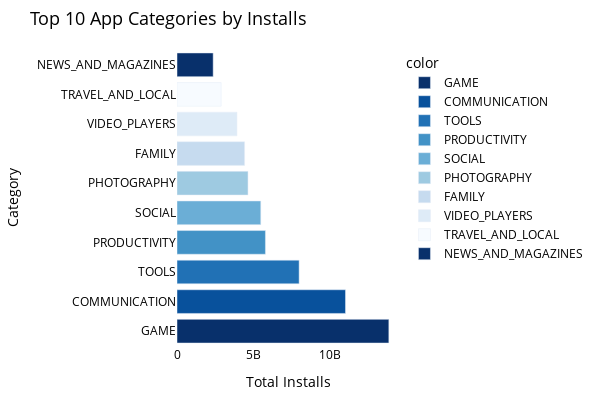

Notebook code cell kept with this figure:
### Code cell
fig.update_layout(
    plot_bgcolor='white',
    paper_bgcolor='white',
    font_color='black',
    title_font={'size':18},
    margin=dict(l=100, r=20, t=50, b=20)
)

### Figure 1 — Plotly figure (JSON) as saved in the notebook; plotly's stock layout.template omitted (floating-point values rounded to 4 significant figures)
{"data": [{"hovertemplate": "color=GAME<br>Total Installs=%{x}<br>Category=%{y}<extra></extra>", "legendgroup": "GAME", "marker": {"color": "rgb(8,48,107)", "pattern": {"shape": ""}}, "name": "GAME", "orientation": "h", "showlegend": true, "textposition": "auto", "type": "bar", "x": [13878762717], "xaxis": "x", "y": ["GAME"], "yaxis": "y"}, {"hovertemplate": "color=COMMUNICATION<br>Total Installs=%{x}<br>Category=%{y}<extra></extra>", "legendgroup": "COMMUNICATION", "marker": {"color": "rgb(8,81,156)", "pattern": {"shape": ""}}, "name": "COMMUNICATION", "orientation": "h", "showlegend": true, "textposition": "auto", "type": "bar", "x": [11038241530], "xaxis": "x", "y": ["COMMUNICATION"], "yaxis": "y"}, {"hovertemplate": "color=TOOLS<br>Total Installs=%{x}<br>Category=%{y}<extra></extra>", "legendgroup": "TOOLS", "marker": {"color": "rgb(33,113,181)", "pattern": {"shape": ""}}, "name": "TOOLS", "orientation": "h", "showlegend": true, "textposition": "auto", "type": "bar", "x": [7999724500], "xaxis": "x", "y": ["TOOLS"], "yaxis": "y"}, {"hovertemplate": "color=PRODUCTIVITY<br>Total Installs=%{x}<br>Category=%{y}<extra></extra>", "legendgroup": "PRODUCTIVITY", "marker": {"color": "rgb(66,146,198)", "pattern": {"shape": ""}}, "name": "PRODUCTIVITY", "orientation": "h", "showlegend": true, "textposition": "auto", "type": "bar", "x": [5793070180], "xaxis": "x", "y": ["PRODUCTIVITY"], "yaxis": "y"}, {"hovertemplate": "color=SOCIAL<br>Total Installs=%{x}<br>Category=%{y}<extra></extra>", "legendgroup": "SOCIAL", "marker": {"color": "rgb(107,174,214)", "pattern": {"shape": ""}}, "name": "SOCIAL", "orientation": "h", "showlegend": true, "textposition": "auto", "type": "bar", "x": [5487841475], "xaxis": "x", "y": ["SOCIAL"], "yaxis": "y"}, {"hovertemplate": "color=PHOTOGRAPHY<br>Total Installs=%{x}<br>Category=%{y}<extra></extra>", "legendgroup": "PHOTOGRAPHY", "marker": {"color": "rgb(158,202,225)", "pattern": {"shape": ""}}, "name": "PHOTOGRAPHY", "orientation": "h", "showlegend": true, "textposition": "auto", "type": "bar", "x": [4649143130], "xaxis": "x", "y": ["PHOTOGRAPHY"], "yaxis": "y"}, {"hovertemplate": "color=FAMILY<br>Total Installs=%{x}<br>Category=%{y}<extra></extra>", "legendgroup": "FAMILY", "marker": {"color": "rgb(198,219,239)", "pattern": {"shape": ""}}, "name": "FAMILY", "orientation": "h", "showlegend": true, "textposition": "auto", "type": "bar", "x": [4427479590], "xaxis": "x", "y": ["FAMILY"], "yaxis": "y"}, {"hovertemplate": "color=VIDEO_PLAYERS<br>Total Installs=%{x}<br>Category=%{y}<extra></extra>", "legendgroup": "VIDEO_PLAYERS", "marker": {"color": "rgb(222,235,247)", "pattern": {"shape": ""}}, "name": "VIDEO_PLAYERS", "orientation": "h", "showlegend": true, "textposition": "auto", "type": "bar", "x": [3926797200], "xaxis": "x", "y": ["VIDEO_PLAYERS"], "yaxis": "y"}, {"hovertemplate": "color=TRAVEL_AND_LOCAL<br>Total Installs=%{x}<br>Category=%{y}<extra></extra>", "legendgroup": "TRAVEL_AND_LOCAL", "marker": {"color": "rgb(247,251,255)", "pattern": {"shape": ""}}, "name": "TRAVEL_AND_LOCAL", "orientation": "h", "showlegend": true, "textposition": "auto", "type": "bar", "x": [2894859300], "xaxis": "x", "y": ["TRAVEL_AND_LOCAL"], "yaxis": "y"}, {"hovertemplate": "color=NEWS_AND_MAGAZINES<br>Total Installs=%{x}<br>Category=%{y}<extra></extra>", "legendgroup": "NEWS_AND_MAGAZINES", "marker": {"color": "rgb(8,48,107)", "pattern": {"shape": ""}}, "name": "NEWS_AND_MAGAZINES", "orientation": "h", "showlegend": true, "textposition": "auto", "type": "bar", "x": [2369110650], "xaxis": "x", "y": ["NEWS_AND_MAGAZINES"], "yaxis": "y"}], "layout": {"barmode": "relative", "font": {"color": "black"}, "height": 400, "legend": {"title": {"text": "color"}, "tracegroupgap": 0}, "margin": {"b": 20, "l": 100, "r": 20, "t": 50}, "paper_bgcolor": "white", "plot_bgcolor": "white", "title": {"font": {"size": 18}, "text": "Top 10 App Categories by Installs"}, "width": 600, "xaxis": {"anchor": "y", "domain": [0, 1], "title": {"text": "Total Installs"}}, "yaxis": {"anchor": "x", "domain": [0, 1], "title": {"text": "Category"}}}}
